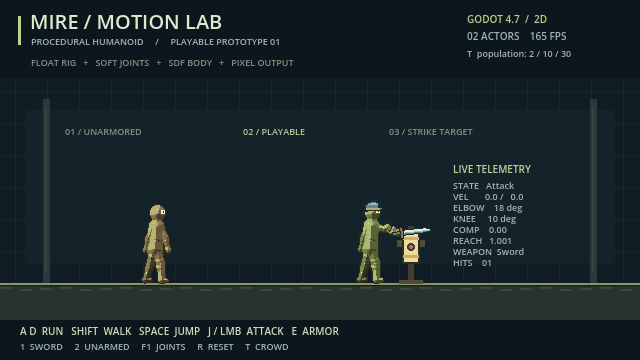
#> input picture contra-avalokita/artifacts/attack.png, 640 x 360 px, given in place of media_1789132990132.png, which was not available
$ python package_jump_preview.py
#> lines starting #> are read from the running program, lines starting #| are printed output that depends on the picture; pictures that were not available may be replaced by others from this repository, and a replacement may not be noted
"""Package captured Godot jump frames and generate animated GIF and side-by-side comparison spritesheet."""
from pathlib import Path
from PIL import Image, ImageDraw, ImageFont

root = Path(__file__).resolve().parents[1]
artifacts_dir = root / 'artifacts'
frames_dir = artifacts_dir / 'jump_frames'

captured_files = sorted(frames_dir.glob('*.png'))
print(f"Found {len(captured_files)} captured frames.")

# Load original uploaded sprite sheet
user_img_path = Path(r'C:/Users/jisub/.gemini/antigravity/brain/d65f9082-4c10-457c-a279-0f587421acb6/.user_uploaded/media_1789132990132.png')
orig_sheet = Image.open(user_img_path)
#> orig_sheet is the input picture: PIL image 640x360 RGBA; mean R, G, B, A 24.7, 37.7, 41.4, 255

cells = [
    (2, 91),
    (95, 184),
    (188, 277),
    (281, 370),
    (374, 463),
    (467, 556),
    (560, 649),
    (653, 742),
    (746, 835),
    (840, 928),
    (933, 1021)
]

# Crop character from each captured 640x360 frame:
# Actor is at Vector2(320, 240) scaled 2.5x.
# Character bounding box is roughly x in [220, 420], y in [50, 260].
cell_w = 120
cell_h = 160
crop_x = 320 - cell_w // 2
crop_y = 240 - cell_h + 15

godot_crops = []
for f in captured_files:
    img = Image.open(f)
    crop = img.crop((crop_x, crop_y, crop_x + cell_w, crop_y + cell_h))
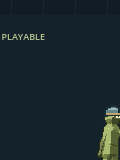
#> crop: PIL image 120x160 RGBA; mean R, G, B, A 24, 39.5, 42.8, 255
    godot_crops.append(crop)

# 1. Create side-by-side comparison spritesheet
# Row 1: Original sprite sheet frames (scaled up)
# Row 2: Godot SDF rendered character frames
sheet_w = cell_w * 11
sheet_h = cell_h * 2 + 60
combined_sheet = Image.new('RGB', (sheet_w, sheet_h), '#080d14')
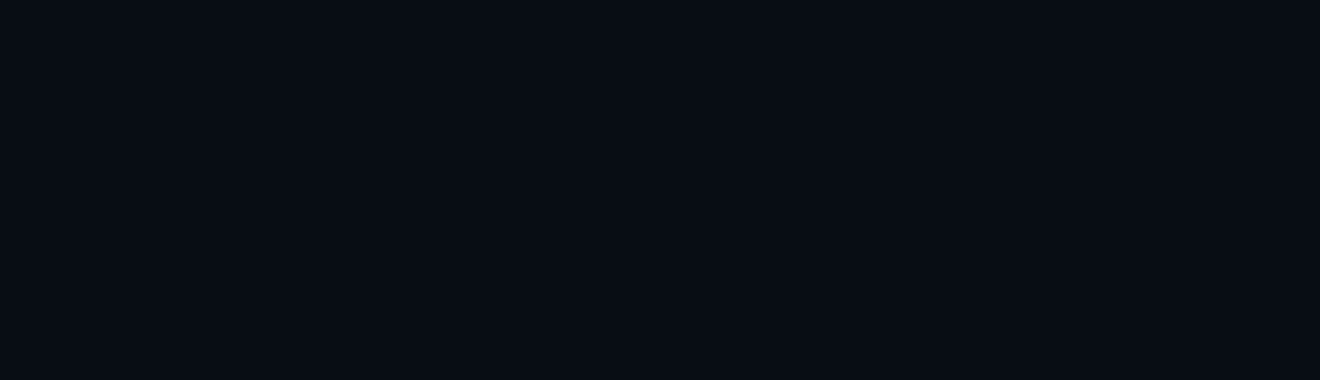
#> combined_sheet: PIL image 1320x380 RGB; mean R, G, B 8, 13, 20
draw = ImageDraw.Draw(combined_sheet)

draw.text((10, 8), "ORIGINAL SPRITE REFERENCE (11 FRAMES)", fill="#90b0e0")
draw.text((10, cell_h + 38), "GODOT REDESIGNED JUMP ANIMATION (SDF SKELETON RENDERED)", fill="#70e090")

for i in range(11):
    x0, x1 = cells[i]
    orig_crop = orig_sheet.crop((x0, 0, x1 + 1, 81))
    # Resize to fit cell height proportionally
    orig_resized = orig_crop.resize((cell_w - 10, int(81 * (cell_w - 10) / 90)), Image.Resampling.NEAREST)

    # Paste original
    py = 28 + (cell_h - orig_resized.size[1]) // 2
    px = i * cell_w + 5
    combined_sheet.paste(orig_resized, (px, py))

    # Paste Godot crop
    gy = cell_h + 58
    gx = i * cell_w
#> (the run stopped early here; a loop or call above may not have finished)

$ run again, on contra-avalokita/artifacts/death_1_pause.png
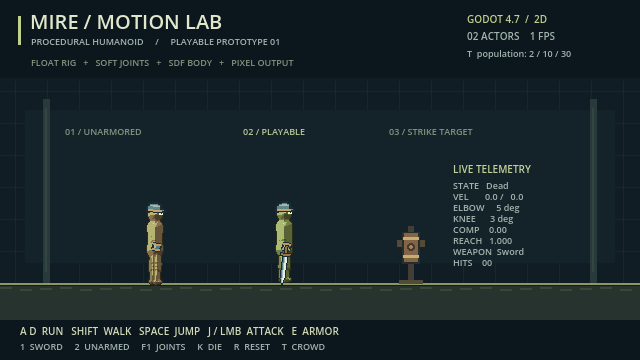
#> input picture contra-avalokita/artifacts/death_1_pause.png, 640 x 360 px, given in place of media_1789132990132.png, which was not available
#> orig_sheet is the input picture: PIL image 640x360 RGBA; mean R, G, B, A 24.3, 37.3, 41.2, 255
#> `crop = img.crop((crop_x, crop_y, crop_x + cell_w, crop_y + cell_h))`:
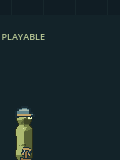
#> crop: PIL image 120x160 RGBA; mean R, G, B, A 23.6, 39.1, 42.8, 255
